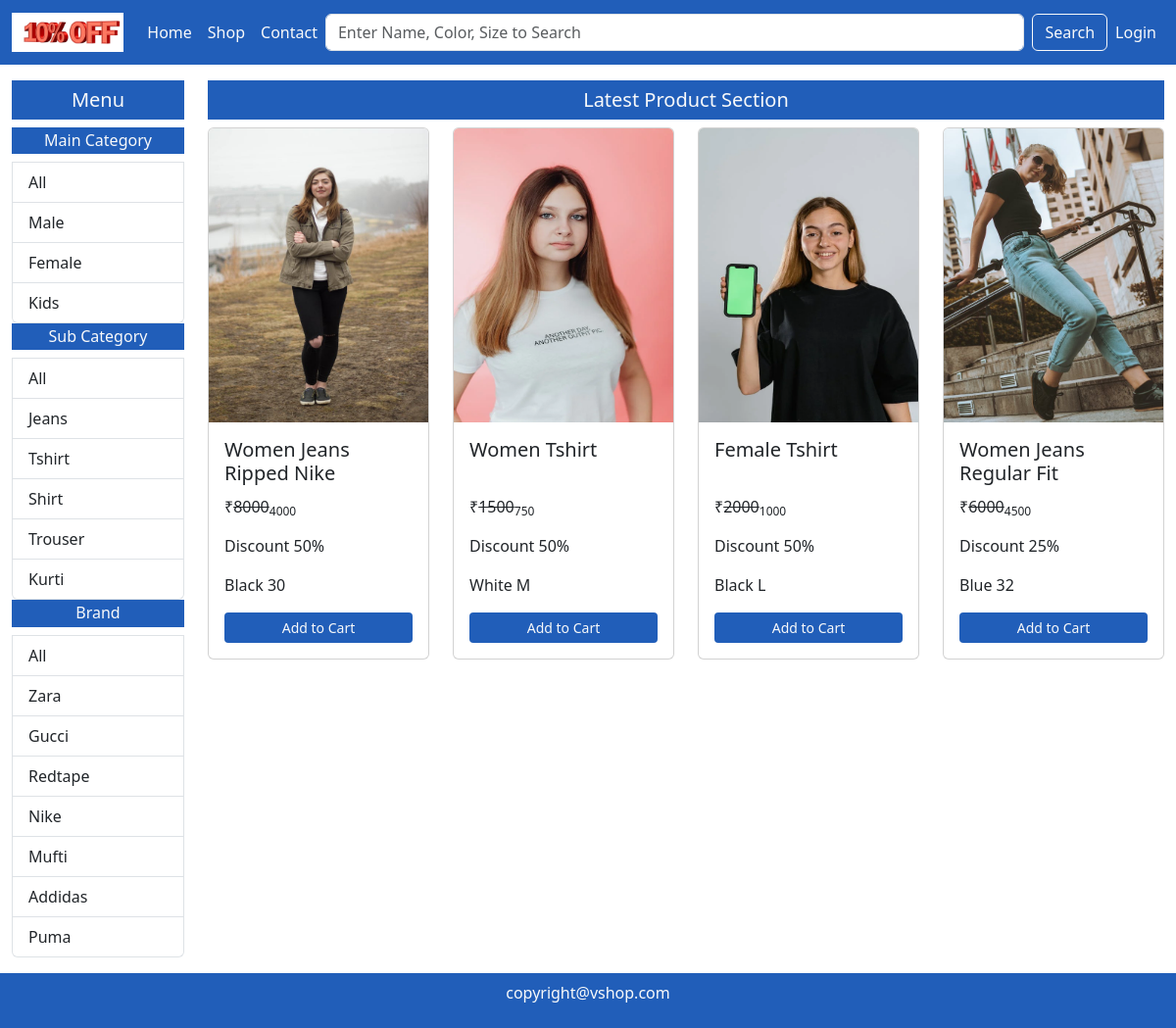
Page /shop/Female/All/All/ on the committed database.
### mainApp/models.py (models this page shows, shortened)
class Maincategory(models.Model):
    id = models.AutoField(primary_key=True)
    name = models.CharField(max_length=40)

class Subcategory(models.Model):
    id = models.AutoField(primary_key=True)
    name = models.CharField(max_length=40)

class Brand(models.Model):
    id = models.AutoField(primary_key=True)
    name = models.CharField(max_length=40)

class Product(models.Model):
    id = models.AutoField(primary_key=True)
    name = models.CharField(max_length=50)
    maincategory = models.ForeignKey(Maincategory,on_delete=models.CASCADE)
    subcategory = models.ForeignKey(Subcategory,on_delete=models.CASCADE)
    brand = models.ForeignKey(Brand,on_delete=models.CASCADE)
    color = models.CharField(max_length=20)
    size = models.CharField(max_length=20)
    stock = models.CharField(max_length=20,default="In Stock",null=True,blank=True)
    description = models.TextField()
    baseprice = models.IntegerField()
    discount = models.IntegerField(default=0,null=True,blank=True)
    finalprice = models.IntegerField()
    pic1 = models.ImageField(upload_to="uploads/",default="",null=True,blank=True)
    pic2 = models.ImageField(upload_to="uploads/",default="",null=True,blank=True)
    pic3 = models.ImageField(upload_to="uploads/",default="",null=True,blank=True)
    pic4 = models.ImageField(upload_to="uploads/",default="",null=True,blank=True)

### mainApp/views.py (the view)
# urls.py: path('shop/<str:mc>/<str:sc>/<str:br>/', views.shopPage),
def shopPage(Request,mc,sc,br):
    if(mc=="All" and sc=="All" and br=="All"):
        data = Product.objects.all().order_by("id").reverse()
    elif(mc!="All" and sc=="All" and br=="All"):
        data = Product.objects.filter(maincategory=Maincategory.objects.get(name=mc)).order_by("id").reverse()
    elif(mc=="All" and sc!="All" and br=="All"):
        data = Product.objects.filter(subcategory=Subcategory.objects.get(name=sc)).order_by("id").reverse()
    elif(mc=="All" and sc=="All" and br!="All"):
        data = Product.objects.filter(brand=Brand.objects.get(name=br)).order_by("id").reverse()
    elif(mc!="All" and sc!="All" and br=="All"):
        data = Product.objects.filter(maincategory=Maincategory.objects.get(name=mc),subcategory=Subcategory.objects.get(name=sc)).order_by("id").reverse()
    elif(mc!="All" and sc=="All" and br!="All"):
        data = Product.objects.filter(maincategory=Maincategory.objects.get(name=mc),brand=Brand.objects.get(name=br)).order_by("id").reverse()
    elif(mc=="All" and sc!="All" and br!="All"):
        data = Product.objects.filter(subcategory=Subcategory.objects.get(name=sc),brand=Brand.objects.get(name=br)).order_by("id").reverse()
    else:
        data = Product.objects.filter(maincategory=Maincategory.objects.get(name=mc),subcategory=Subcategory.objects.get(name=sc),brand=Brand.objects.get(name=br)).order_by("id").reverse()
    maincategory = Maincategory.objects.all()
    subcategory = Subcategory.objects.all()
    brand = Brand.objects.all()
    return render(Request,"shop.html",{"data":data,"maincategory":maincategory,"subcategory":subcategory,"brand":brand,"mc":mc,"sc":sc,"br":br})

### mainApp/templates/shop.html (shortened to what this page needs)
{%extends "index.html"%}
{%block content%}
<div class="container-fluid">
    <div class="row my-3">
        <div class="col-lg-2 col-md-3 col-sm-6 col-12">
            <h5 class="background text-light text-center p-2">Menu</h5>
            <div class="list-group">
                <h6 class="background text-light text-center p-1">Main Category</h6>
                <a href="/shop/All/{{sc}}/{{br}}/" class="list-group-item list-group-item-action">All</a>
                {%for i in maincategory%}
                <a href="/shop/{{i.name}}/{{sc}}/{{br}}/" class="list-group-item list-group-item-action">{{i.name}}</a>
                {%endfor%}
            </div>
            <div class="list-group">
                <h6 class="background text-light text-center p-1">Sub Category</h6>
                <a href="/shop/{{mc}}/All/{{br}}/" class="list-group-item list-group-item-action">All</a>
                {%for i in subcategory%}
                <a href="/shop/{{mc}}/{{i.name}}/{{br}}/" class="list-group-item list-group-item-action">{{i.name}}</a>
                {%endfor%}
            </div>
            <div class="list-group">
                <h6 class="background text-light text-center p-1">Brand</h6>
                <a href="/shop/{{mc}}/{{sc}}/All/" class="list-group-item list-group-item-action">All</a>
                {%for i in brand%}
                <a href="/shop/{{mc}}/{{sc}}/{{i.name}}/" class="list-group-item list-group-item-action">{{i.name}}</a>
                {%endfor%}
            </div>
        </div>
        <div class="col-lg-10 col-md-9 col-sm-6 col-12">
            <h5 class="background text-center text-light p-2">Latest Product Section</h5>
            <div class="row">
                {%for i in data%}
                <div class="col-xl-3 col-lg-3 col-md-4 col-sm-6 col-12 mb-3">
                    <div class="card">
                        <img src="{{i.pic1.url}}" height="300px" class="card-img-top" alt="...">
                        <div class="card-body">
                            <h5 class="card-title">{{i.name}}</h5>
                            <p class="card-text">&#8377<del>{{i.baseprice}}</del><sub>{{i.finalprice}}</sub></p>
                            <p class="card-text">Discount {{i.discount}}%</p>
                            <p class="card-text">{{i.color}} {{i.size}}</p>
                            <a href="/single-product/{{i.id}}" class="btn background text-light w-100 btn-sm">Add to Cart</a>
                        </div>
                    </div>
                </div>
                {%endfor%}
            </div>
        </div>
    </div>
</div>
{%endblock%}

### mainApp/static/css/style.css (style rules this page uses)
.background { background-color: rgb(33, 94, 185); }
.card-title { height: 50px; }

### rows in the picture
Maincategory: name "Male"
Maincategory: name "Female"
Maincategory: name "Kids"
Subcategory: name "Jeans"
Subcategory: name "Tshirt"
Subcategory: name "Shirt"
Subcategory: name "Trouser"
Subcategory: name "Kurti"
Brand: name "Zara"
Brand: name "Gucci"
Brand: name "Redtape"
Brand: name "Nike"
Brand: name "Mufti"
Brand: name "Addidas"
Brand: name "Puma"
Product: pic1 (picture), name "Women Jeans Ripped Nike", baseprice "8000", finalprice "4000", discount "50", color "Black", size "30"
Product: pic1 (picture), name "Women Tshirt", baseprice "1500", finalprice "750", discount "50", color "White", size "M"
Product: pic1 (picture), name "Female Tshirt", baseprice "2000", finalprice "1000", discount "50", color "Black", size "L"
Product: pic1 (picture), name "Women Jeans Regular Fit", baseprice "6000", finalprice "4500", discount "25", color "Blue", size "32"
